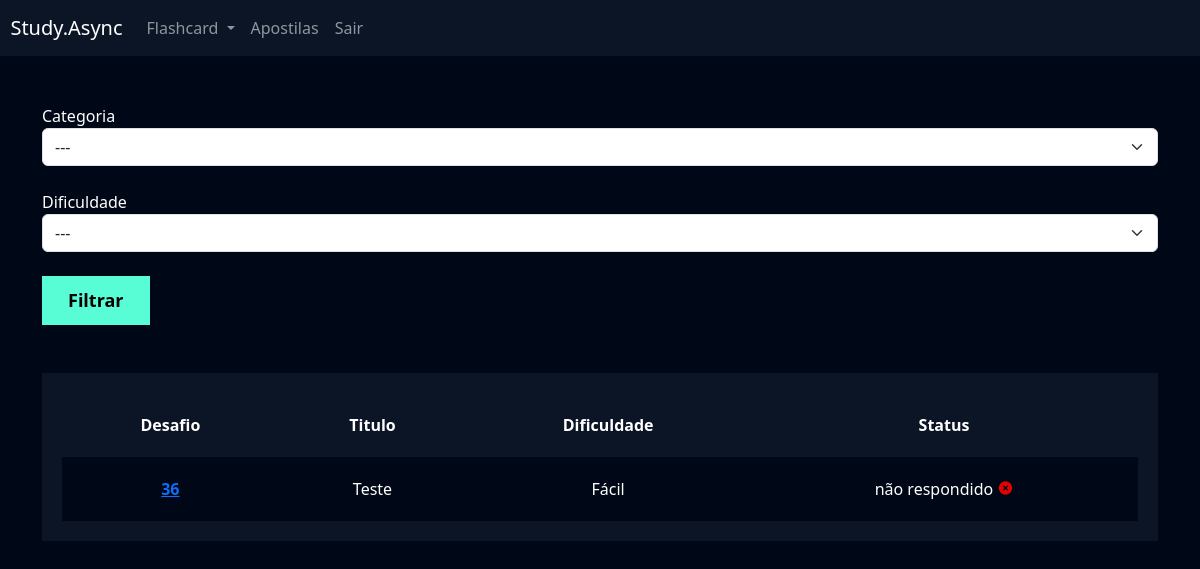
Page /challenges/list_challenges/ (signed in) on the committed database.
### challenges/models.py (models this page shows, shortened)
class Challenge(models.Model):
    user = models.ForeignKey(User, on_delete=models.DO_NOTHING)
    title = models.CharField(max_length=100)
    category = models.ManyToManyField(Category)
    number_questions = models.IntegerField()
    difficulty = models.CharField(
        max_length=1, choices=FlashCard.DIFFICULTY_CHOICES
    )
    flashcards = models.ManyToManyField(FlashCardChallenge)

### challenges/views.py (the view)
# urls.py: path('list_challenges/', views.list_challenges, name='list_challenges'),
@login_required
def list_challenges(request):
    if request.method == 'GET':
        challenges = Challenge.objects.filter(user=request.user)
        difficulties = FlashCard.DIFFICULTY_CHOICES
        categories = Category.objects.all()
        filter_difficulty = request.GET.get('difficulty')
        filter_category = request.GET.get('category')
        print(filter_category)
        print(filter_category)
        if filter_difficulty:
            challenges = challenges.filter(difficulty=filter_difficulty)
        if filter_category:
            challenges = challenges.filter(category=filter_category)
        return render(
            request,
            'list_challengs.html',
            {
             'challenges': challenges,
             'difficulties': difficulties,
             'categories': categories,
            },
        )

### challenges/templates/list_challengs.html (shortened to what this page needs)
{% extends "base.html" %}
{% load static %}
{% block 'cabecalho' %}
    <link href="{% static 'users/css/create_user.css' %}" rel="stylesheet">
    <link href="{% static 'flashcards/css/create_flashcard.css' %}" rel="stylesheet">
    <link href="{% static 'challenges/css/start_challenge.css' %}" rel="stylesheet">
    <link href="{% static 'challenges/css/challenge.css' %}" rel="stylesheet">
    <link href='https://unpkg.com/boxicons@2.1.4/css/boxicons.min.css' rel='stylesheet'>
{% endblock 'cabecalho' %}
{% block 'conteudo' %}
    {% include 'partials/header.html' %}
    <div class="container">
        <br>
        <br>
        <div class="row">
            <div class="col-md">
                <form action="{% url 'list_challenges' %}" method="GET">
                    <label for="{% url 'list_challenges' %}">Categoria</label>
                    <div class="col-md">
                        <select name="category" class="form-select">
                            <option value="" >---</option>
                        </select>
                    </div>
                    <br>
                    <div class="col-md">
                        <label for="">Dificuldade</label>
                        <select name="difficulty" class="form-select">
                            <option value="" >---</option>
                        </select>
                    </div>
                    <div class="col-md">
                        <br>
                        <input type="submit" value="Filtrar" class="btn-cadastro">
                    </div>
                </form>
            </div>
        </div>
        <br>
        <br>
        <div class="box-listar">
            <table>
                <thead>
                  <tr>
                    <th scope="col">Desafio</th>
                    <th scope="col">Titulo</th>
                    <th scope="col">Dificuldade</th>
                    <th scope="col">Status</th>
                  </tr>
                </thead>
                <tbody>
                  {% if challenges %}
                      {% for challenge in challenges %}
                          <tr class="linha">
                              <th row><a href="{% url 'challenge' challenge.id %}">{{challenge.id}}</a></th>
                              <td>{{challenge.title}}</td>
                              <td>{{challenge.get_difficulty_display}}</td>
                              <td>
                                  {% if challenge.answered %} respondido {% else %} não respondido {% endif %}
                                  <a href="{% url 'remove_challenge' challenge.id %}">
                                      <i class='bx bxs-x-circle' style='color:#e40101;cursor: pointer'> </i>
                                  </a>
                             </td>
                          </tr>
                      {% endfor %}
                    {% endif %}
                </tbody>
              </table>
        </div>
    </div>
{% endblock 'conteudo' %}

### templates/static/global/css/base.css (style rules this page uses)
:root { --main-color: #0b1526; --dark-color: #000716; --secondary-dark-color: rgb(15, 2, 26); --light-color: #00c1f3; --contrast-color: #f4c96b; --differential-color: #58fcd5; }
body { background-color: var(--dark-color) !important; color: white !important; }

### templates/static/users/css/create_user.css (style rules this page uses)
* { margin: 0; padding: 0; }
.btn-cadastro { padding: 10px; background-color: #58fcd5; border: none; border: 1px solid #58fcd5; font-size: 18px; font-weight: bold; padding-left: 25px; padding-right: 25px; }

### templates/static/challenges/css/challenge.css (style rules this page uses)
.box-listar { background-color: #0b1526; padding: 20px; }
table { width: 100%; padding: 20px; text-align: center; }
.linha { height: 40px; background-color: var(--dark-color); padding: 20px; }
td, th { padding: 20px; }
tr { background-color: var(--main-color); }

### rows in the picture
Challenge: id "36", title "Teste", difficulty "Fácil"
